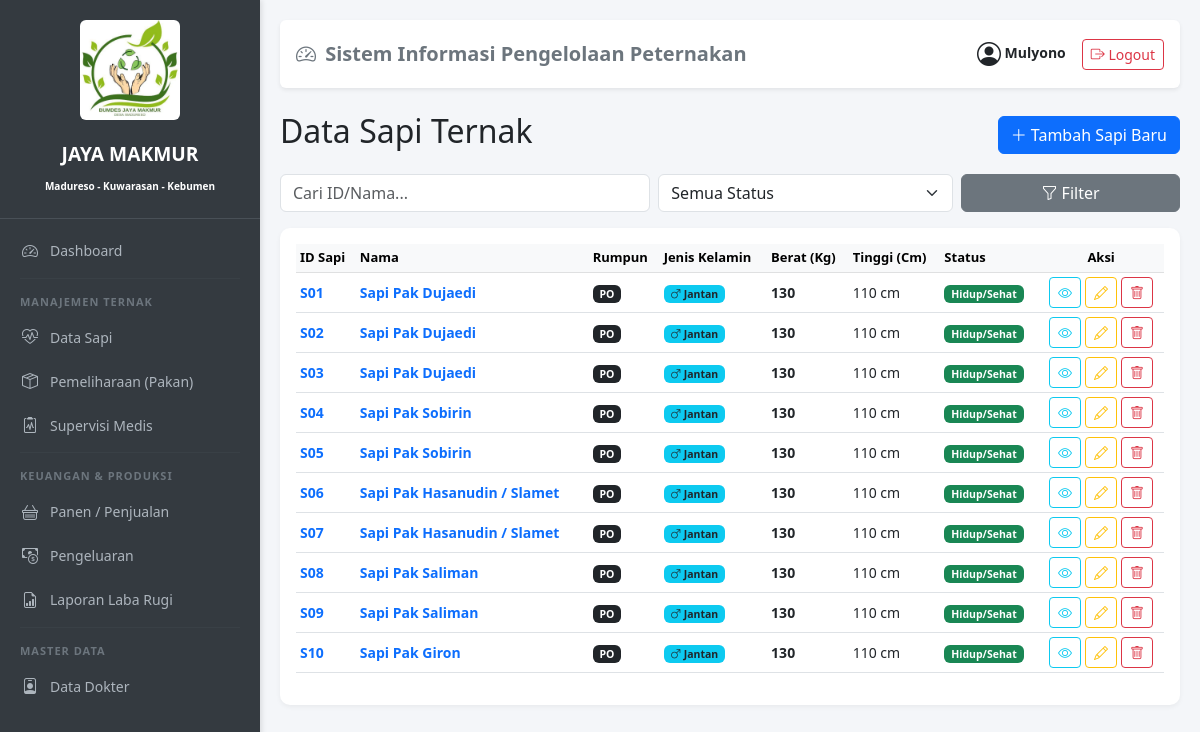
Page /sapi/ (signed in) on the committed database.
### peternakan/models.py (models this page shows, shortened)
class Sapi(models.Model):
    JENIS_KELAMIN = (('Jantan', 'Jantan'), ('Betina', 'Betina'))
    STATUS = (('Hidup/Sehat', 'Hidup/Sehat'), ('Sakit', 'Sakit'), ('Dijual', 'Dijual'), ('Mati', 'Mati'))
    RUMPUN = (
        ('Limousin', 'Limousin'),
        ('Simmental', 'Simmental'),
        ('Brahman', 'Brahman'),
        ('Ongole', 'Ongole'),
        ('Bali', 'Bali'),
        ('Madura', 'Madura'),
        ('Holstein', 'Holstein (Frisian)'),
        ('POH', 'Peranakan Ongole Hilang'),
        ('PO', 'PO'),
        ('Lainnya', 'Lainnya'),
    )
    id_sapi = models.CharField(max_length=20, unique=True, verbose_name="ID Sapi")
    nama_sapi = models.CharField(max_length=100)
    rumpun = models.CharField(max_length=20, choices=RUMPUN, default='Lainnya', verbose_name="Rumpun/Breed")
    jenis_kelamin = models.CharField(max_length=10, choices=JENIS_KELAMIN)
    tanggal_lahir = models.DateField()
    berat_badan = models.DecimalField(max_digits=8, decimal_places=2, help_text="Dalam Kilogram")
    tinggi_sapi = models.DecimalField(max_digits=5, decimal_places=1, null=True, blank=True, help_text="Tinggi gumba/pundak dalam cm", verbose_name="Tinggi (cm)")
    status = models.CharField(max_length=15, choices=STATUS, default='Hidup/Sehat')
    foto = models.ImageField(upload_to='images/', blank=True, null=True)
    keterangan = models.TextField(blank=True, null=True)
    tanggal_masuk = models.DateField(auto_now_add=True)
    class Meta:
        ordering = ['-tanggal_masuk']

### peternakan/views.py (the view)
# urls.py: path('sapi/', views.SapiListView.as_view(), name='sapi_list'),
class SapiListView(LoginRequiredMixin, ListView):
    model = Sapi
    template_name = 'peternakan/sapi/list.html'
    context_object_name = 'data'
    paginate_by = 10
    login_url = '/login/'
    def get_queryset(self):
        qs = super().get_queryset()
        search = self.request.GET.get('search')
        status = self.request.GET.get('status')
        if search: qs = qs.filter(id_sapi__icontains=search) | qs.filter(nama_sapi__icontains=search)
        if status: qs = qs.filter(status=status)
        return qs

### peternakan/templates/peternakan/sapi/list.html (shortened to what this page needs)
{% extends 'base.html' %}
{% block content %}
<div class="d-flex justify-content-between align-items-center mb-3">
    <h2>Data Sapi Ternak</h2>
    <a href="{% url 'peternakan:sapi_tambah' %}" class="btn btn-primary"><i class="bi bi-plus-lg"></i> Tambah Sapi Baru</a>
</div>
<form method="get" class="row g-2 mb-3">
    <div class="col-md-5">
        <input type="text" name="search" class="form-control" placeholder="Cari ID/Nama..." value="{{ request.GET.search }}">
    </div>
    <div class="col-md-4">
        <select name="status" class="form-select">
            <option value="">Semua Status</option>
        </select>
    </div>
    <div class="col-md-3">
        <button type="submit" class="btn btn-secondary w-100"><i class="bi bi-funnel"></i> Filter</button>
    </div>
</form>
<div class="card p-3">
    <div class="table-responsive">
        <table class="table table-hover table-sm align-middle">
            <thead class="table-light">
                <tr>
                    <th>ID Sapi</th>
                    <th>Nama</th>
                    <th>Rumpun</th>
                    <th>Jenis Kelamin</th>
                    <th>Berat (Kg)</th>
                    <th>Tinggi (Cm)</th>
                    <th>Status</th>
                    <th class="text-center">Aksi</th>
                </tr>
            </thead>
            <tbody>
                {% for s in data %}
                <tr>
                    <td><span class="fw-bold text-primary">{{ s.id_sapi }}</span></td>
                    <td><a href="{% url 'peternakan:sapi_detail' s.pk %}" class="text-decoration-none fw-semibold">{{ s.nama_sapi }}</a></td>
                    <td><span class="badge bg-dark">{{ s.rumpun }}</span></td>
                    <td>
                        {% if s.jenis_kelamin == 'Jantan' %}
                            <span class="badge bg-info text-dark"><i class="bi bi-gender-male"></i> Jantan</span>
                        {% else %}
                            <span class="badge bg-pink text-dark" style="background-color: #ff85a2;"><i class="bi bi-gender-female"></i> Betina</span>
                        {% endif %}
                    </td>
                    <td class="fw-bold">{{ s.berat_badan|floatformat:0 }}</td>
                    <td>
                        {% if s.tinggi_sapi %}
                            {{ s.tinggi_sapi|floatformat:0 }} cm
                        {% else %}
                            <span class="text-muted">-</span>
                        {% endif %}
                    </td>
                    <td>
                        {% if s.status == 'Hidup/Sehat' %}<span class="badge bg-success">{{ s.status }}</span>
                        {% elif s.status == 'Sakit' %}<span class="badge bg-warning text-dark">{{ s.status }}</span>
                        {% elif s.status == 'Dijual' %}<span class="badge bg-secondary">{{ s.status }}</span>
                        {% else %}<span class="badge bg-danger">{{ s.status }}</span>
                        {% endif %}
                    </td>
                    <td class="text-center">
                        <div class="d-flex justify-content-center gap-1">
                            <a href="{% url 'peternakan:sapi_detail' s.pk %}" class="btn btn-sm btn-outline-info" title="Detail"><i class="bi bi-eye"></i></a>
                            <a href="{% url 'peternakan:sapi_edit' s.pk %}" class="btn btn-sm btn-outline-warning" title="Edit"><i class="bi bi-pencil"></i></a>
                            <a href="{% url 'peternakan:sapi_hapus' s.pk %}" class="btn btn-sm btn-outline-danger" title="Hapus"><i class="bi bi-trash"></i></a>
                        </div>
                    </td>
                </tr>
                {% empty %}
                <tr><td colspan="8" class="text-center text-muted py-4"><i class="bi bi-inbox fs-1 d-block mb-2"></i>Tidak ada data sapi.</td></tr>
                {% endfor %}
            </tbody>
        </table>
    </div>
</div>
{% endblock %}

### peternakan/templates/base.html (shortened to what this page needs)
<!DOCTYPE html>
<html lang="id">
<head>
    <link href="https://cdn.jsdelivr.net/npm/bootstrap@5.3.0/dist/css/bootstrap.min.css" rel="stylesheet">
    <link rel="stylesheet" href="https://cdn.jsdelivr.net/npm/bootstrap-icons@1.10.0/font/bootstrap-icons.css">
</head>
<body>
    <div class="sidebar">
        <div class="brand text-center">
            <img src="/media/images/logo.jpeg" class="img-fluid rounded mb-3" style="max-height: 100px; object-fit:cover;">
            <div class="fw-bold mt-1" >JAYA MAKMUR</div>
            <small class="fw-bold mt-4" style="font-size: 10px;">Madureso - Kuwarasan - Kebumen</small>
        </div>
        <a href="{% url 'peternakan:dashboard' %}">
            <i class="bi bi-speedometer2"></i> Dashboard
        </a>
        <hr>
        <div class="menu-title">Manajemen Ternak</div>
        <a href="{% url 'peternakan:sapi_list' %}">
            <i class="bi bi-heart-pulse"></i> Data Sapi
        </a>
        <a href="{% url 'peternakan:pemeliharaan_list' %}">
            <i class="bi bi-box-seam"></i> Pemeliharaan (Pakan)
        </a>
        <a href="{% url 'peternakan:supervisi_list' %}">
            <i class="bi bi-clipboard2-pulse"></i> Supervisi Medis
        </a>
        <hr>
        <div class="menu-title">Keuangan & Produksi</div>
        <a href="{% url 'peternakan:panen_list' %}">
            <i class="bi bi-basket"></i> Panen / Penjualan
        </a>
        <a href="{% url 'peternakan:pengeluaran_list' %}">
            <i class="bi bi-cash-coin"></i> Pengeluaran
        </a>
        <a href="{% url 'peternakan:laporan' %}">
            <i class="bi bi-file-earmark-bar-graph"></i> Laporan Laba Rugi
        </a>
        <hr>
        <div class="menu-title">Master Data</div>
        <a href="{% url 'peternakan:dokter_list' %}">
            <i class="bi bi-person-badge"></i> Data Dokter
        </a>
    </div>
    <div class="content">
        <div class="d-flex justify-content-between align-items-center mb-4 p-3 bg-white rounded shadow-sm">
            <h5 class="mb-0 text-secondary fw-bold">
                <i class="bi bi-speedometer2 me-1"></i> Sistem Informasi Pengelolaan Peternakan
            </h5>
            <div class="d-flex align-items-center gap-3">
                <span class="text-dark small fw-semibold">
                    <i class="bi bi-person-circle fs-4 align-middle"></i>
                    {{ user.username|title }}
                </span>
                <a href="{% url 'peternakan:logout' %}" class="btn btn-sm btn-outline-danger">
                    <i class="bi bi-box-arrow-right"></i> Logout
                </a>
            </div>
        </div>
        {% block content %}
        {% endblock %}
    </div>
</body>
</html>

### peternakan/templates/base.html (style rules this page uses)
body { display: flex; min-height: 100vh; margin: 0; background-color: #f4f6f9; }
.sidebar { width: 260px; background: #343a40; color: white; padding-top: 20px; flex-shrink: 0; box-shadow: 2px 0 5px rgba(0,0,0,0.1); }
.sidebar .brand { font-size: 1.2rem; padding: 0 20px 20px 20px; border-bottom: 1px solid #495057; margin-bottom: 10px; }
.sidebar a { color: #adb5bd; text-decoration: none; display: flex; align-items: center; padding: 10px 20px; font-size: 14px; transition: 0.3s; }
.sidebar a i { margin-right: 10px; font-size: 16px; width: 20px; text-align: center; }
.sidebar .menu-title { padding: 10px 20px 5px 20px; font-size: 11px; text-transform: uppercase; letter-spacing: 1px; color: #6c757d; font-weight: bold; }
.sidebar hr { border-color: #495057; margin: 5px 20px; }
.content { flex-grow: 1; padding: 20px; overflow-y: auto; width: calc(100% - 260px); }
.table th { font-size: 13px; white-space: nowrap; }
.table td { font-size: 14px; vertical-align: middle; }
.card { border: none; border-radius: 10px; box-shadow: 0 2px 5px rgba(0,0,0,0.05); }

### rows in the picture
Sapi: id_sapi "S01", nama_sapi "Sapi Pak Dujaedi", rumpun "PO", jenis_kelamin "Jantan" (drawn), berat_badan "130", tinggi_sapi "110", status "Hidup/Sehat"
Sapi: id_sapi "S02", nama_sapi "Sapi Pak Dujaedi", rumpun "PO", jenis_kelamin "Jantan" (drawn), berat_badan "130", tinggi_sapi "110", status "Hidup/Sehat"
Sapi: id_sapi "S03", nama_sapi "Sapi Pak Dujaedi", rumpun "PO", jenis_kelamin "Jantan" (drawn), berat_badan "130", tinggi_sapi "110", status "Hidup/Sehat"
Sapi: id_sapi "S04", nama_sapi "Sapi Pak Sobirin", rumpun "PO", jenis_kelamin "Jantan" (drawn), berat_badan "130", tinggi_sapi "110", status "Hidup/Sehat"
Sapi: id_sapi "S05", nama_sapi "Sapi Pak Sobirin", rumpun "PO", jenis_kelamin "Jantan" (drawn), berat_badan "130", tinggi_sapi "110", status "Hidup/Sehat"
Sapi: id_sapi "S06", nama_sapi "Sapi Pak Hasanudin / Slamet", rumpun "PO", jenis_kelamin "Jantan" (drawn), berat_badan "130", tinggi_sapi "110", status "Hidup/Sehat"
Sapi: id_sapi "S07", nama_sapi "Sapi Pak Hasanudin / Slamet", rumpun "PO", jenis_kelamin "Jantan" (drawn), berat_badan "130", tinggi_sapi "110", status "Hidup/Sehat"
Sapi: id_sapi "S08", nama_sapi "Sapi Pak Saliman", rumpun "PO", jenis_kelamin "Jantan" (drawn), berat_badan "130", tinggi_sapi "110", status "Hidup/Sehat"
Sapi: id_sapi "S09", nama_sapi "Sapi Pak Saliman", rumpun "PO", jenis_kelamin "Jantan" (drawn), berat_badan "130", tinggi_sapi "110", status "Hidup/Sehat"
Sapi: id_sapi "S10", nama_sapi "Sapi Pak Giron", rumpun "PO", jenis_kelamin "Jantan" (drawn), berat_badan "130", tinggi_sapi "110", status "Hidup/Sehat"

### other values in the picture
{{ user.username|title }} "Mulyono"
